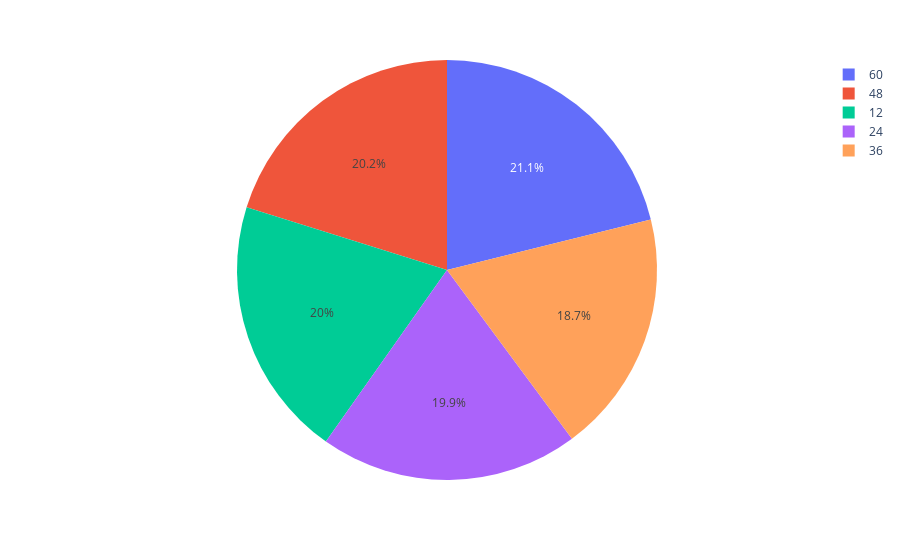

Here is the notebook cell this chart was saved with:
### Code cell
metrics_from_test_case('integer_cat').plot_distinct_values()

### Figure 1 — Plotly figure (JSON) as saved in the notebook; plotly's stock layout.template omitted (floating-point values rounded to 4 significant figures)
{"data": [{"domain": {"x": [0, 1], "y": [0, 1]}, "hovertemplate": "value=%{label}<br>count=%{value}<extra></extra>", "labels": [60, 48, 12, 24, 36], "legendgroup": "", "name": "", "showlegend": true, "type": "pie", "values": [175, 167, 166, 165, 155]}], "layout": {"legend": {"tracegroupgap": 0}, "margin": {"t": 60}}}
